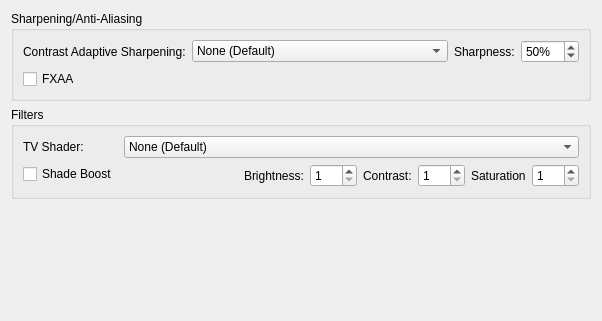
     <widget class="QWidget" name="postProcessingTab">
      <attribute name="title">
       <string>Post-Processing</string>
      </attribute>
      <layout class="QVBoxLayout" name="verticalLayout_5">
       <item>
        <widget class="QGroupBox" name="groupBox_5">
         <property name="title">
          <string>Sharpening/Anti-Aliasing</string>
         </property>
         <layout class="QFormLayout" name="formLayout_2">
          <item row="0" column="0">
           <widget class="QLabel" name="label_17">
            <property name="text">
             <string>Contrast Adaptive Sharpening:</string>
            </property>
           </widget>
          </item>
          <item row="0" column="1">
           <layout class="QHBoxLayout" name="horizontalLayout_6">
            <item>
             <widget class="QComboBox" name="casMode">
              <item>
               <property name="text">
                <string>None (Default)</string>
               </property>
              </item>
              <item>
               <property name="text">
                <string>Sharpen Only (Internal Resolution)</string>
               </property>
              </item>
              <item>
               <property name="text">
                <string>Sharpen and Resize (Display Resolution)</string>
               </property>
              </item>
             </widget>
            </item>
            <item>
             <layout class="QHBoxLayout" name="horizontalLayout_7">
              <item>
               <widget class="QLabel" name="label_43">
                <property name="text">
                 <string>Sharpness:</string>
                </property>
               </widget>
              </item>
              <item>
               <widget class="QSpinBox" name="casSharpness">
                <property name="suffix">
                 <string>%</string>
                </property>
                <property name="maximum">
                 <number>100</number>
                </property>
                <property name="value">
                 <number>50</number>
                </property>
               </widget>
              </item>
             </layout>
            </item>
           </layout>
          </item>
          <item row="1" column="0" colspan="2">
           <widget class="QCheckBox" name="fxaa">
            <property name="text">
             <string>FXAA</string>
            </property>
           </widget>
          </item>
         </layout>
        </widget>
       </item>
       <item>
        <widget class="QGroupBox" name="groupBox_7">
         <property name="title">
          <string>Filters</string>
         </property>
         <layout class="QFormLayout" name="formLayout_5">
          <item row="0" column="0">
           <widget class="QLabel" name="label_35">
            <property name="text">
             <string>TV Shader:</string>
            </property>
           </widget>
          </item>
          <item row="0" column="1">
           <widget class="QComboBox" name="tvShader">
            <item>
             <property name="text">
              <string>None (Default)</string>
             </property>
            </item>
            <item>
             <property name="text">
              <string>Scanline Filter</string>
             </property>
            </item>
            <item>
             <property name="text">
              <string>Diagonal Filter</string>
             </property>
            </item>
            <item>
             <property name="text">
              <string>Triangular Filter</string>
             </property>
            </item>
            <item>
             <property name="text">
              <string>Wave Filter</string>
             </property>
            </item>
            <item>
             <property name="text">
              <string>Lottes CRT</string>
             </property>
            </item>
           </widget>
          </item>
          <item row="1" column="0">
           <widget class="QCheckBox" name="shadeBoost">
            <property name="text">
             <string>Shade Boost</string>
            </property>
           </widget>
          </item>
          <item row="1" column="1">
           <layout class="QHBoxLayout" name="horizontalLayout_4">
            <item>
             <spacer name="horizontalSpacer">
              <property name="orientation">
               <enum>Qt::Horizontal</enum>
              </property>
              <property name="sizeHint" stdset="0">
               <size>
                <width>40</width>
                <height>20</height>
               </size>
              </property>
             </spacer>
            </item>
            <item>
             <widget class="QLabel" name="label_31">
              <property name="text">
               <string>Brightness:</string>
              </property>
             </widget>
            </item>
            <item>
             <widget class="QSpinBox" name="shadeBoostBrightness">
              <property name="minimum">
               <number>1</number>
              </property>
              <property name="maximum">
               <number>100</number>
              </property>
             </widget>
            </item>
            <item>
             <widget class="QLabel" name="label_32">
              <property name="text">
               <string>Contrast:</string>
              </property>
             </widget>
            </item>
            <item>
             <widget class="QSpinBox" name="shadeBoostContrast">
              <property name="minimum">
               <number>1</number>
              </property>
              <property name="maximum">
               <number>100</number>
              </property>
             </widget>
            </item>
            <item>
             <widget class="QLabel" name="label_33">
              <property name="text">
               <string>Saturation</string>
              </property>
             </widget>
            </item>
            <item>
             <widget class="QSpinBox" name="shadeBoostSaturation">
              <property name="minimum">
               <number>1</number>
              </property>
              <property name="maximum">
               <number>100</number>
              </property>
             </widget>
            </item>
           </layout>
          </item>
         </layout>
        </widget>
       </item>
       <item>
        <spacer name="verticalSpacer_5">
         <property name="orientation">
          <enum>Qt::Vertical</enum>
         </property>
         <property name="sizeHint" stdset="0">
          <size>
           <width>20</width>
           <height>111</height>
          </size>
         </property>
        </spacer>
       </item>
      </layout>
     </widget>
